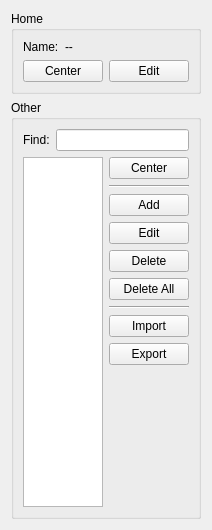
<?xml version="1.0" encoding="UTF-8"?>
<ui version="4.0">
 <class>CenterPointsWidget</class>
 <widget class="QWidget" name="CenterPointsWidget">
  <property name="geometry">
   <rect>
    <x>0</x>
    <y>0</y>
    <width>210</width>
    <height>530</height>
   </rect>
  </property>
  <property name="windowTitle">
   <string>Form</string>
  </property>
  <layout class="QVBoxLayout" name="verticalLayout_4">
   <item>
    <widget class="QGroupBox" name="groupBox">
     <property name="title">
      <string>Home</string>
     </property>
     <layout class="QVBoxLayout" name="verticalLayout_2">
      <item>
       <layout class="QHBoxLayout" name="horizontalLayout_3" stretch="0,1">
        <item>
         <widget class="QLabel" name="label_2">
          <property name="text">
           <string>Name:</string>
          </property>
         </widget>
        </item>
        <item>
         <widget class="QLabel" name="homeName">
          <property name="text">
           <string>--</string>
          </property>
         </widget>
        </item>
       </layout>
      </item>
      <item>
       <layout class="QHBoxLayout" name="horizontalLayout_4">
        <item>
         <widget class="QPushButton" name="centerHomeButton">
          <property name="text">
           <string>Center</string>
          </property>
         </widget>
        </item>
        <item>
         <spacer name="horizontalSpacer">
          <property name="orientation">
           <enum>Qt::Horizontal</enum>
          </property>
          <property name="sizeHint" stdset="0">
           <size>
            <width>40</width>
            <height>20</height>
           </size>
          </property>
         </spacer>
        </item>
        <item>
         <widget class="QPushButton" name="editHomeButton">
          <property name="text">
           <string>Edit</string>
          </property>
         </widget>
        </item>
       </layout>
      </item>
     </layout>
    </widget>
   </item>
   <item>
    <widget class="QGroupBox" name="groupBox_2">
     <property name="title">
      <string>Other</string>
     </property>
     <layout class="QVBoxLayout" name="verticalLayout_3">
      <item>
       <layout class="QHBoxLayout" name="horizontalLayout">
        <item>
         <widget class="QLabel" name="label">
          <property name="text">
           <string>Find:</string>
          </property>
         </widget>
        </item>
        <item>
         <widget class="QLineEdit" name="findLineEdit"/>
        </item>
       </layout>
      </item>
      <item>
       <layout class="QHBoxLayout" name="horizontalLayout_2">
        <item>
         <widget class="QListView" name="listView">
          <property name="editTriggers">
           <set>QAbstractItemView::NoEditTriggers</set>
          </property>
         </widget>
        </item>
        <item>
         <layout class="QVBoxLayout" name="verticalLayout">
          <item>
           <widget class="QPushButton" name="centerButton">
            <property name="text">
             <string>Center</string>
            </property>
           </widget>
          </item>
          <item>
           <widget class="Line" name="line">
            <property name="orientation">
             <enum>Qt::Horizontal</enum>
            </property>
           </widget>
          </item>
          <item>
           <widget class="QPushButton" name="addButton">
            <property name="text">
             <string>Add</string>
            </property>
           </widget>
          </item>
          <item>
           <widget class="QPushButton" name="editButton">
            <property name="text">
             <string>Edit</string>
            </property>
           </widget>
          </item>
          <item>
           <widget class="QPushButton" name="deleteButton">
            <property name="text">
             <string>Delete</string>
            </property>
           </widget>
          </item>
          <item>
           <widget class="QPushButton" name="deleteAllButton">
            <property name="text">
             <string>Delete All</string>
            </property>
           </widget>
          </item>
          <item>
           <widget class="Line" name="line_2">
            <property name="orientation">
             <enum>Qt::Horizontal</enum>
            </property>
           </widget>
          </item>
          <item>
           <widget class="QPushButton" name="importButton">
            <property name="text">
             <string>Import</string>
            </property>
           </widget>
          </item>
          <item>
           <widget class="QPushButton" name="exportButton">
            <property name="text">
             <string>Export</string>
            </property>
           </widget>
          </item>
          <item>
           <spacer name="verticalSpacer">
            <property name="orientation">
             <enum>Qt::Vertical</enum>
            </property>
            <property name="sizeHint" stdset="0">
             <size>
              <width>20</width>
              <height>40</height>
             </size>
            </property>
           </spacer>
          </item>
         </layout>
        </item>
       </layout>
      </item>
     </layout>
    </widget>
   </item>
  </layout>
 </widget>
 <resources/>
 <connections/>
</ui>
